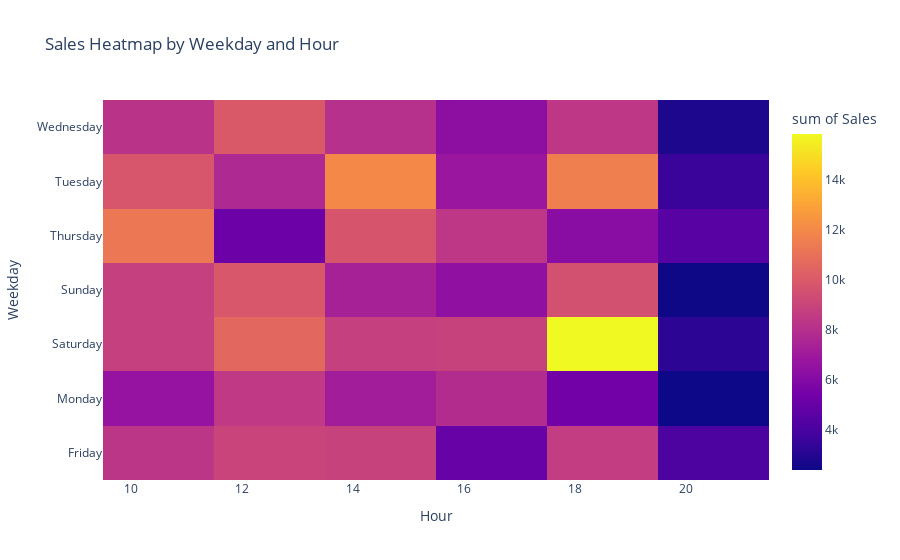

Write notebook code for a chart like this one.
### Markdown cell above
### ***5. Heatmap chart with plotly for combining weekday and hour:***

### Code cell
heatmap_data = df.groupby(["Weekday", "Hour"])["Sales"].sum().reset_index()
fig4 = px.density_heatmap(heatmap_data, x="Hour", y="Weekday", z="Sales",
                          title="Sales Heatmap by Weekday and Hour", nbinsx=10)
fig4.show()

### Figure 1 — Plotly figure (JSON) as saved in the notebook; plotly's stock layout.template omitted (floating-point values rounded to 4 significant figures)
{"data": [{"coloraxis": "coloraxis", "histfunc": "sum", "hovertemplate": "Hour=%{x}<br>Weekday=%{y}<br>sum of Sales=%{z}<extra></extra>", "name": "", "nbinsx": 10, "type": "histogram2d", "x": [10, 11, 12, 13, 14, 15, 16, 17, 18, 19, 20, 10, 11, 12, 13, 14, 15, 16, 17, 18, 19, 20, 10, 11, 12, 13, 14, 15, 16, 17, 18, 19, 20, 10, 11, 12, 13, 14, 15, 16, 17, 18, 19, 20, 10, 11, 12, 13, 14, 15, 16, 17, 18, 19, 20, 10, 11, 12, 13, 14, 15, 16, 17, 18, 19, 20, 10, 11, 12, 13, 14, 15, 16, 17, 18, 19, 20], "xaxis": "x", "xbingroup": "x", "y": ["Friday", "Friday", "Friday", "Friday", "Friday", "Friday", "Friday", "Friday", "Friday", "Friday", "Friday", "Monday", "Monday", "Monday", "Monday", "Monday", "Monday", "Monday", "Monday", "Monday", "Monday", "Monday", "Saturday", "Saturday", "Saturday", "Saturday", "Saturday", "Saturday", "Saturday", "Saturday", "Saturday", "Saturday", "Saturday", "Sunday", "Sunday", "Sunday", "Sunday", "Sunday", "Sunday", "Sunday", "Sunday", "Sunday", "Sunday", "Sunday", "Thursday", "Thursday", "Thursday", "Thursday", "Thursday", "Thursday", "Thursday", "Thursday", "Thursday", "Thursday", "Thursday", "Tuesday", "Tuesday", "Tuesday", "Tuesday", "Tuesday", "Tuesday", "Tuesday", "Tuesday", "Tuesday", "Tuesday", "Tuesday", "Wednesday", "Wednesday", "Wednesday", "Wednesday", "Wednesday", "Wednesday", "Wednesday", "Wednesday", "Wednesday", "Wednesday", "Wednesday"], "yaxis": "y", "ybingroup": "y", "z": [5672.0, 2649.0, 2159.0, 6824.0, 5166.0, 3696.0, 3092.0, 1893.0, 3175.0, 5476.0, 4122.0, 3738.0, 2873.0, 4726.0, 3759.0, 2004.0, 5141.0, 4691.0, 3179.0, 2806.0, 2599.0, 2383.0, 3296.0, 5487.0, 4911.0, 5690.0, 5342.0, 3471.0, 3814.0, 5070.0, 6739.0, 9117.0, 3185.0, 4067.0, 4737.0, 4728.0, 5160.0, 4676.0, 2682.0, 2241.0, 4169.0, 3637.0, 5964.0, 2397.0, 6885.0, 4403.0, 2564.0, 2594.0, 5474.0, 4313.0, 4327.0, 4057.0, 3022.0, 3185.0, 4525.0, 4585.0, 5224.0, 3739.0, 3963.0, 4953.0, 7020.0, 3831.0, 2976.0, 2418.0, 9199.0, 3575.0, 3177.0, 5005.0, 3238.0, 6734.0, 3213.0, 4856.0, 3230.0, 3101.0, 4234.0, 4160.0, 2783.0]}], "layout": {"coloraxis": {"colorbar": {"title": {"text": "sum of Sales"}}, "colorscale": [[0, "#0d0887"], [0.1111, "#46039f"], [0.2222, "#7201a8"], [0.3333, "#9c179e"], [0.4444, "#bd3786"], [0.5556, "#d8576b"], [0.6667, "#ed7953"], [0.7778, "#fb9f3a"], [0.8889, "#fdca26"], [1, "#f0f921"]]}, "legend": {"tracegroupgap": 0}, "title": {"text": "Sales Heatmap by Weekday and Hour"}, "xaxis": {"anchor": "y", "domain": [0, 1], "title": {"text": "Hour"}}, "yaxis": {"anchor": "x", "domain": [0, 1], "title": {"text": "Weekday"}}}}
